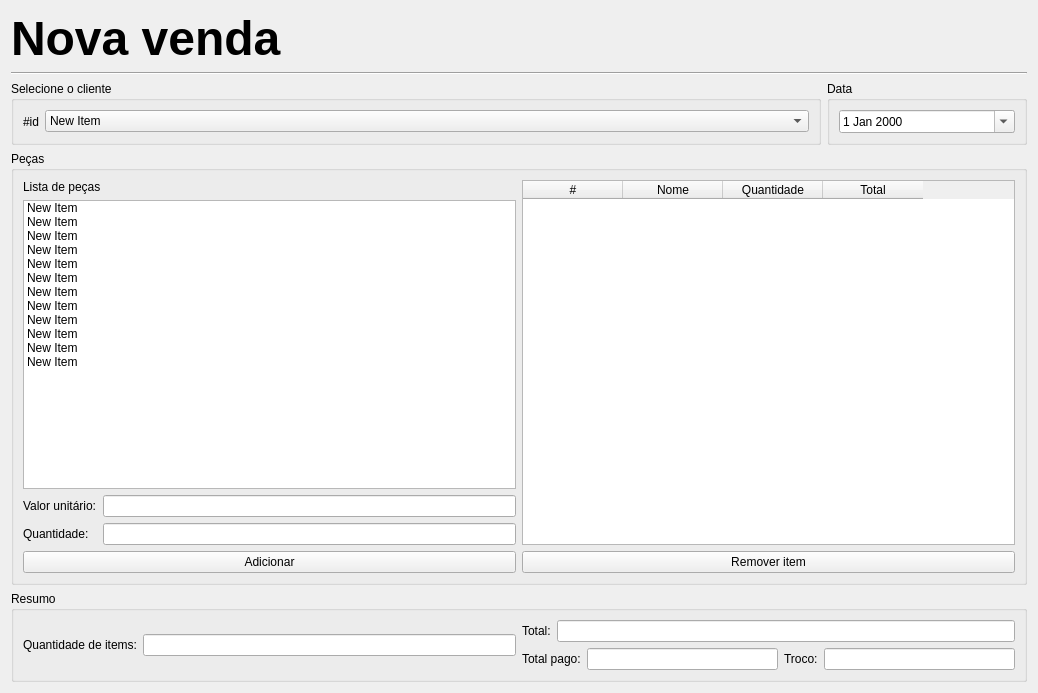
<?xml version="1.0" encoding="UTF-8"?>
<ui version="4.0">
 <class>Form</class>
 <widget class="QWidget" name="Form">
  <property name="geometry">
   <rect>
    <x>0</x>
    <y>0</y>
    <width>1038</width>
    <height>693</height>
   </rect>
  </property>
  <property name="windowTitle">
   <string>Form</string>
  </property>
  <layout class="QVBoxLayout" name="verticalLayout_7">
   <item>
    <widget class="QLabel" name="label">
     <property name="font">
      <font>
       <pointsize>36</pointsize>
       <bold>true</bold>
      </font>
     </property>
     <property name="text">
      <string>Nova venda</string>
     </property>
    </widget>
   </item>
   <item>
    <widget class="Line" name="line">
     <property name="orientation">
      <enum>Qt::Horizontal</enum>
     </property>
    </widget>
   </item>
   <item>
    <layout class="QHBoxLayout" name="horizontalLayout_3">
     <item>
      <widget class="QGroupBox" name="groupBox">
       <property name="title">
        <string>Selecione o cliente</string>
       </property>
       <layout class="QHBoxLayout" name="horizontalLayout">
        <item>
         <widget class="QLabel" name="label_2">
          <property name="sizePolicy">
           <sizepolicy hsizetype="Fixed" vsizetype="Preferred">
            <horstretch>0</horstretch>
            <verstretch>0</verstretch>
           </sizepolicy>
          </property>
          <property name="text">
           <string>#id</string>
          </property>
         </widget>
        </item>
        <item>
         <widget class="QComboBox" name="comboBox">
          <item>
           <property name="text">
            <string>New Item</string>
           </property>
          </item>
          <item>
           <property name="text">
            <string>New Item</string>
           </property>
          </item>
          <item>
           <property name="text">
            <string>New Item</string>
           </property>
          </item>
          <item>
           <property name="text">
            <string>New Item</string>
           </property>
          </item>
          <item>
           <property name="text">
            <string>New Item</string>
           </property>
          </item>
          <item>
           <property name="text">
            <string>New Item</string>
           </property>
          </item>
          <item>
           <property name="text">
            <string>New Item</string>
           </property>
          </item>
         </widget>
        </item>
       </layout>
      </widget>
     </item>
     <item>
      <widget class="QGroupBox" name="groupBox_4">
       <property name="maximumSize">
        <size>
         <width>200</width>
         <height>16777215</height>
        </size>
       </property>
       <property name="title">
        <string>Data</string>
       </property>
       <property name="flat">
        <bool>false</bool>
       </property>
       <layout class="QVBoxLayout" name="verticalLayout_2">
        <item>
         <widget class="QDateEdit" name="dateEdit">
          <property name="calendarPopup">
           <bool>true</bool>
          </property>
         </widget>
        </item>
       </layout>
      </widget>
     </item>
    </layout>
   </item>
   <item>
    <widget class="QGroupBox" name="groupBox_3">
     <property name="title">
      <string>Peças</string>
     </property>
     <layout class="QHBoxLayout" name="horizontalLayout_4">
      <item>
       <layout class="QVBoxLayout" name="verticalLayout_5">
        <item>
         <layout class="QVBoxLayout" name="verticalLayout_3">
          <item>
           <widget class="QLabel" name="label_8">
            <property name="text">
             <string>Lista de peças</string>
            </property>
           </widget>
          </item>
          <item>
           <widget class="QListWidget" name="listWidget">
            <item>
             <property name="text">
              <string>New Item</string>
             </property>
            </item>
            <item>
             <property name="text">
              <string>New Item</string>
             </property>
            </item>
            <item>
             <property name="text">
              <string>New Item</string>
             </property>
            </item>
            <item>
             <property name="text">
              <string>New Item</string>
             </property>
            </item>
            <item>
             <property name="text">
              <string>New Item</string>
             </property>
            </item>
            <item>
             <property name="text">
              <string>New Item</string>
             </property>
            </item>
            <item>
             <property name="text">
              <string>New Item</string>
             </property>
            </item>
            <item>
             <property name="text">
              <string>New Item</string>
             </property>
            </item>
            <item>
             <property name="text">
              <string>New Item</string>
             </property>
            </item>
            <item>
             <property name="text">
              <string>New Item</string>
             </property>
            </item>
            <item>
             <property name="text">
              <string>New Item</string>
             </property>
            </item>
            <item>
             <property name="text">
              <string>New Item</string>
             </property>
            </item>
           </widget>
          </item>
         </layout>
        </item>
        <item>
         <layout class="QVBoxLayout" name="verticalLayout_4">
          <item>
           <layout class="QFormLayout" name="formLayout_2">
            <item row="0" column="0">
             <widget class="QLabel" name="label_9">
              <property name="text">
               <string>Valor unitário:</string>
              </property>
             </widget>
            </item>
            <item row="0" column="1">
             <widget class="QLineEdit" name="lineEdit_6"/>
            </item>
            <item row="1" column="0">
             <widget class="QLabel" name="label_10">
              <property name="text">
               <string>Quantidade:</string>
              </property>
             </widget>
            </item>
            <item row="1" column="1">
             <widget class="QLineEdit" name="lineEdit_7"/>
            </item>
           </layout>
          </item>
          <item>
           <widget class="QPushButton" name="pushButton">
            <property name="text">
             <string>Adicionar</string>
            </property>
           </widget>
          </item>
         </layout>
        </item>
       </layout>
      </item>
      <item>
       <layout class="QVBoxLayout" name="verticalLayout_6">
        <item>
         <widget class="QTableWidget" name="tableWidget">
          <column>
           <property name="text">
            <string>#</string>
           </property>
          </column>
          <column>
           <property name="text">
            <string>Nome</string>
           </property>
          </column>
          <column>
           <property name="text">
            <string>Quantidade</string>
           </property>
          </column>
          <column>
           <property name="text">
            <string>Total</string>
           </property>
          </column>
         </widget>
        </item>
        <item>
         <widget class="QPushButton" name="pushButton_2">
          <property name="text">
           <string>Remover item</string>
          </property>
         </widget>
        </item>
       </layout>
      </item>
     </layout>
    </widget>
   </item>
   <item>
    <widget class="QGroupBox" name="groupBox_2">
     <property name="title">
      <string>Resumo</string>
     </property>
     <layout class="QHBoxLayout" name="horizontalLayout_2">
      <item>
       <layout class="QGridLayout" name="gridLayout_2">
        <item row="0" column="1">
         <widget class="QLineEdit" name="lineEdit_2"/>
        </item>
        <item row="0" column="0">
         <widget class="QLabel" name="label_4">
          <property name="text">
           <string>Quantidade de items:</string>
          </property>
         </widget>
        </item>
       </layout>
      </item>
      <item>
       <layout class="QVBoxLayout" name="verticalLayout">
        <item>
         <layout class="QFormLayout" name="formLayout">
          <item row="0" column="0">
           <widget class="QLabel" name="label_5">
            <property name="text">
             <string>Total:</string>
            </property>
           </widget>
          </item>
          <item row="0" column="1">
           <widget class="QLineEdit" name="lineEdit_3"/>
          </item>
         </layout>
        </item>
        <item>
         <layout class="QGridLayout" name="gridLayout">
          <item row="0" column="0">
           <widget class="QLabel" name="label_6">
            <property name="text">
             <string>Total pago:</string>
            </property>
            <property name="margin">
             <number>6</number>
            </property>
           </widget>
          </item>
          <item row="0" column="1">
           <widget class="QLineEdit" name="lineEdit_4"/>
          </item>
          <item row="0" column="2">
           <widget class="QLabel" name="label_7">
            <property name="text">
             <string>Troco:</string>
            </property>
           </widget>
          </item>
          <item row="0" column="3">
           <widget class="QLineEdit" name="lineEdit_5"/>
          </item>
         </layout>
        </item>
       </layout>
      </item>
     </layout>
    </widget>
   </item>
  </layout>
 </widget>
 <resources/>
 <connections/>
</ui>
